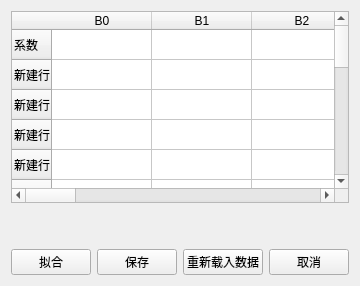
          <widget class="QWidget" name="tab_11">
           <attribute name="title">
            <string>主机设备系数</string>
           </attribute>
           <layout class="QHBoxLayout" name="horizontalLayout_29">
            <item>
             <layout class="QVBoxLayout" name="verticalLayout_3">
              <item>
               <widget class="QTableWidget" name="tableWidget_11">
                <row>
                 <property name="text">
                  <string>系数</string>
                 </property>
                </row>
                <row>
                 <property name="text">
                  <string>新建行</string>
                 </property>
                </row>
                <row>
                 <property name="text">
                  <string>新建行</string>
                 </property>
                </row>
                <row>
                 <property name="text">
                  <string>新建行</string>
                 </property>
                </row>
                <row>
                 <property name="text">
                  <string>新建行</string>
                 </property>
                </row>
                <row>
                 <property name="text">
                  <string>新建行</string>
                 </property>
                </row>
                <row>
                 <property name="text">
                  <string>新建行</string>
                 </property>
                </row>
                <row>
                 <property name="text">
                  <string>新建行</string>
                 </property>
                </row>
                <row>
                 <property name="text">
                  <string>新建行</string>
                 </property>
                </row>
                <row>
                 <property name="text">
                  <string>新建行</string>
                 </property>
                </row>
                <row>
                 <property name="text">
                  <string>新建行</string>
                 </property>
                </row>
                <row>
                 <property name="text">
                  <string>新建行</string>
                 </property>
                </row>
                <row>
                 <property name="text">
                  <string>新建行</string>
                 </property>
                </row>
                <row>
                 <property name="text">
                  <string>新建行</string>
                 </property>
                </row>
                <row>
                 <property name="text">
                  <string>新建行</string>
                 </property>
                </row>
                <row>
                 <property name="text">
                  <string>新建行</string>
                 </property>
                </row>
                <row>
                 <property name="text">
                  <string/>
                 </property>
                </row>
                <row>
                 <property name="text">
                  <string/>
                 </property>
                </row>
                <column>
                 <property name="text">
                  <string>B0</string>
                 </property>
                 <property name="textAlignment">
                  <set>AlignCenter</set>
                 </property>
                </column>
                <column>
                 <property name="text">
                  <string>B1</string>
                 </property>
                </column>
                <column>
                 <property name="text">
                  <string>B2</string>
                 </property>
                </column>
                <column>
                 <property name="text">
                  <string>B3</string>
                 </property>
                </column>
                <column>
                 <property name="text">
                  <string>B4</string>
                 </property>
                </column>
                <column>
                 <property name="text">
                  <string>B5</string>
                 </property>
                </column>
                <column>
                 <property name="text">
                  <string>B6</string>
                 </property>
                </column>
                <column>
                 <property name="text">
                  <string>B7</string>
                 </property>
                </column>
                <column>
                 <property name="text">
                  <string>B8</string>
                 </property>
                </column>
                <column>
                 <property name="text">
                  <string>B9</string>
                 </property>
                </column>
                <column>
                 <property name="text">
                  <string>B10</string>
                 </property>
                </column>
                <column>
                 <property name="text">
                  <string>B11</string>
                 </property>
                </column>
                <item row="0" column="0">
                 <property name="text">
                  <string/>
                 </property>
                </item>
                <item row="0" column="1">
                 <property name="text">
                  <string/>
                 </property>
                </item>
                <item row="16" column="0">
                 <property name="text">
                  <string>B12</string>
                 </property>
                 <property name="textAlignment">
                  <set>AlignCenter</set>
                 </property>
                </item>
                <item row="16" column="1">
                 <property name="text">
                  <string>B13</string>
                 </property>
                 <property name="textAlignment">
                  <set>AlignCenter</set>
                 </property>
                </item>
                <item row="16" column="2">
                 <property name="text">
                  <string>B14</string>
                 </property>
                 <property name="textAlignment">
                  <set>AlignCenter</set>
                 </property>
                </item>
                <item row="16" column="3">
                 <property name="text">
                  <string>B15</string>
                 </property>
                 <property name="textAlignment">
                  <set>AlignCenter</set>
                 </property>
                </item>
                <item row="16" column="4">
                 <property name="text">
                  <string>B16</string>
                 </property>
                 <property name="textAlignment">
                  <set>AlignCenter</set>
                 </property>
                </item>
                <item row="16" column="5">
                 <property name="text">
                  <string>B17</string>
                 </property>
                 <property name="textAlignment">
                  <set>AlignCenter</set>
                 </property>
                </item>
                <item row="16" column="6">
                 <property name="text">
                  <string>B18</string>
                 </property>
                 <property name="textAlignment">
                  <set>AlignCenter</set>
                 </property>
                </item>
                <item row="16" column="7">
                 <property name="text">
                  <string>B19</string>
                 </property>
                 <property name="textAlignment">
                  <set>AlignCenter</set>
                 </property>
                </item>
                <item row="16" column="8">
                 <property name="text">
                  <string>B20</string>
                 </property>
                 <property name="textAlignment">
                  <set>AlignCenter</set>
                 </property>
                </item>
                <item row="16" column="9">
                 <property name="text">
                  <string>B21</string>
                 </property>
                 <property name="textAlignment">
                  <set>AlignCenter</set>
                 </property>
                </item>
                <item row="16" column="10">
                 <property name="text">
                  <string>B22</string>
                 </property>
                 <property name="textAlignment">
                  <set>AlignCenter</set>
                 </property>
                </item>
                <item row="16" column="11">
                 <property name="text">
                  <string>B23</string>
                 </property>
                 <property name="textAlignment">
                  <set>AlignCenter</set>
                 </property>
                </item>
               </widget>
              </item>
              <item>
               <spacer name="verticalSpacer_11">
                <property name="orientation">
                 <enum>Qt::Vertical</enum>
                </property>
                <property name="sizeHint" stdset="0">
                 <size>
                  <width>20</width>
                  <height>40</height>
                 </size>
                </property>
               </spacer>
              </item>
              <item>
               <layout class="QHBoxLayout" name="horizontalLayout_16">
                <item>
                 <widget class="QPushButton" name="pushButton_42">
                  <property name="text">
                   <string>拟合</string>
                  </property>
                 </widget>
                </item>
                <item>
                 <widget class="QPushButton" name="pushButton_43">
                  <property name="text">
                   <string>保存</string>
                  </property>
                 </widget>
                </item>
                <item>
                 <widget class="QPushButton" name="pushButton_44">
                  <property name="text">
                   <string>重新载入数据</string>
                  </property>
                 </widget>
                </item>
                <item>
                 <widget class="QPushButton" name="pushButton_45">
                  <property name="text">
                   <string>取消</string>
                  </property>
                 </widget>
                </item>
               </layout>
              </item>
             </layout>
            </item>
           </layout>
          </widget>
